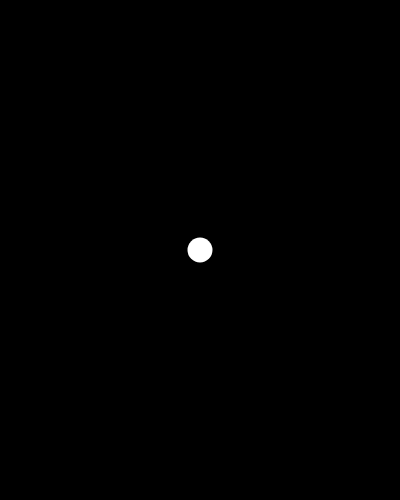
Frame 1 (no input)
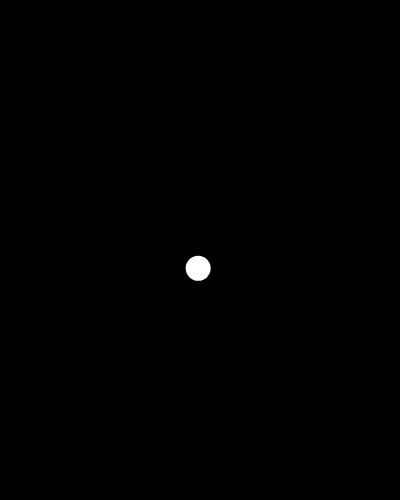
Frame 60 (no input)
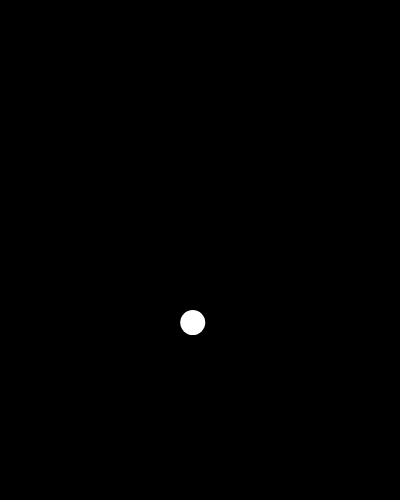
Frame 120 (the mouse pressed at the canvas centre since frame 60)

The p5.js sketch that drew these frames (run headless with seeded random() and noise() and a simulated clock; from frame 60 on, the mouse is pressed at the canvas centre):

// p5.js sketch
// ── sketch.js
var w;

function Walker() {
	this.position = createVector(width/2, height/2);
	this.velocity = createVector();
	this.acceleration = createVector(-0.001, 0.01);
	this.topspeed = 5;

	this.move = function() {
		this.velocity.add(this.acceleration);
		this.velocity.limit(this.topspeed);
		this.position.add(this.velocity);
	};

	this.display = function() {
		noStroke();
		fill(255); 
		ellipse(this.position.x, this.position.y, 25, 25);
	};
	this.checkEdges = function() {
		if (this.position.x > width) {
			this.position.x = 0;
		} else if (this.position.x < 0) {
			this.position.x = width;
		}
		if (this.position.y > height) {
			this.position.y = 0;
		} else if (this.position.y < 0) {
			this.position.y = height;
		}
	}
}

function setup() {
	createCanvas(400, 500);
	w = new Walker();
}

function draw() {
	background(0);
	w.move();
	w.checkEdges();
	w.display(); 
}

// ── walker.js
function Walker() {
	//this.position = createVector(width/2, height/2);
	this.position = createVector(random(width), random(height));
	this.velocity = createVector();
	this.acceleration = createVector();
	this.topspeed = 5;

	this.move = function() {
		this.mouse = createVector(mouseX, mouseY);
		this.mouse.sub(this.position);
		this.mouse.setMag(0.5);
		this.acceleration = this.mouse;

		this.velocity.add(this.acceleration);
		this.velocity.limit(this.topspeed);
		this.position.add(this.velocity);
	};

	this.display = function() {
		noStroke();
		fill(255); 
		ellipse(this.position.x, this.position.y, 25, 25);
	};
	this.checkEdges = function() {
		if (this.position.x > width) {
			this.position.x = 0;
		} else if (this.position.x < 0) {
			this.position.x = width;
		}
		if (this.position.y > height) {
			this.position.y = 0;
		} else if (this.position.y < 0) {
			this.position.y = height;
		}
	}
}
